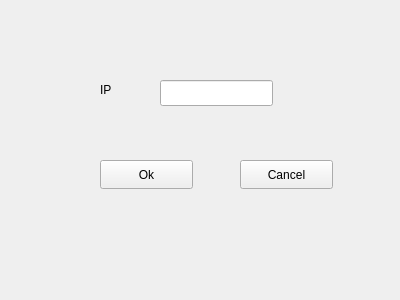
<?xml version="1.0" encoding="UTF-8"?>
<ui version="4.0">
 <class>ChooseClient</class>
 <widget class="QWidget" name="ChooseClient">
  <property name="geometry">
   <rect>
    <x>0</x>
    <y>0</y>
    <width>400</width>
    <height>300</height>
   </rect>
  </property>
  <property name="windowTitle">
   <string>Form</string>
  </property>
  <widget class="QLabel" name="label">
   <property name="geometry">
    <rect>
     <x>100</x>
     <y>80</y>
     <width>63</width>
     <height>20</height>
    </rect>
   </property>
   <property name="text">
    <string>IP</string>
   </property>
  </widget>
  <widget class="QLineEdit" name="ip">
   <property name="geometry">
    <rect>
     <x>160</x>
     <y>80</y>
     <width>113</width>
     <height>26</height>
    </rect>
   </property>
  </widget>
  <widget class="QPushButton" name="ok">
   <property name="geometry">
    <rect>
     <x>100</x>
     <y>160</y>
     <width>93</width>
     <height>29</height>
    </rect>
   </property>
   <property name="text">
    <string>Ok</string>
   </property>
  </widget>
  <widget class="QPushButton" name="cancel">
   <property name="geometry">
    <rect>
     <x>240</x>
     <y>160</y>
     <width>93</width>
     <height>29</height>
    </rect>
   </property>
   <property name="text">
    <string>Cancel</string>
   </property>
  </widget>
 </widget>
 <resources/>
 <connections/>
</ui>
